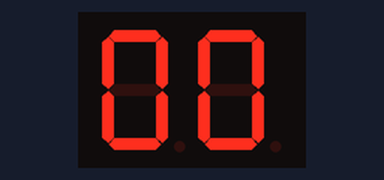
The sketch below on a simulated Arduino Uno, built with avr-gcc and run on an emulated ATmega328P. Parts: 2-digit seven-segment display. Wiring (inferred from the names in the program): 2-digit 7-segment display, segments lit when LOW: segments pin 11, A2, A1, pin 13, A0, pin 12, pin 9, pin 10; digit selects pin 7, pin 8. The segment pins are drawn as the display they are named for.

Above: at 0.1 s.
At 4.1 s:
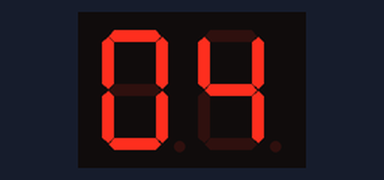
At 9.1 s:
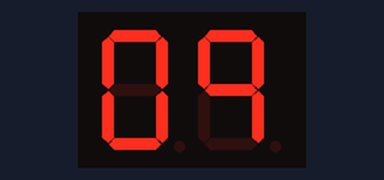
At 19.1 s:
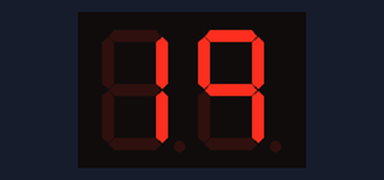
At 28.1 s:
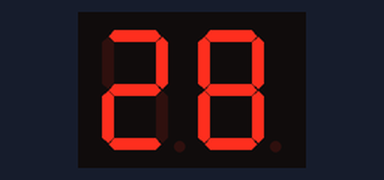
At 38.1 s:
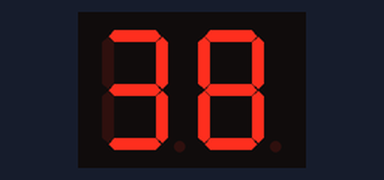

The sketch:

GS3_FND_180319.ino
```cpp
#define CROSS_TIME 2
#define COUNT_TIME 1000
#define FND_A 11
#define FND_B A2
#define FND_C A1
#define FND_D 13
#define FND_E A0
#define FND_F 12
#define FND_G 9
#define FND_H 10
#define FND_V0 7
#define FND_V1 8

// Numbers displayed on the FND
const char segment [ 10 ] = { 0x3f, 0x06, 0x5b, 0x4f, 0x66, 0x6d, 0x7d, 0x27, 0x7f, 0x67 } ;
const unsigned int pin [ 10 ] = { FND_A, FND_B, FND_C, FND_D, FND_E, FND_F, FND_G, FND_H, FND_V0, FND_V1 } ;
unsigned long preMillisCross, preMillisNum ;


void setup ( void )
{
	for ( int index = 0; index < 10; index++ )
		pinMode ( pin [ index ], OUTPUT );
}


void loop ( void )
{

	unsigned long curMillis = millis ( ) ;
	int shift, tempVoltage, tempNumber ;
	static int num = 0, numTen = 0, voltage = 1 ;

	// Every 2 milliseconds alternating between different segments
	if ( curMillis - preMillisCross > CROSS_TIME ) {
		preMillisCross = curMillis ;

		voltage=!voltage;
		if ( voltage == 1 ) {
			tempVoltage = FND_V1 ;
			tempNumber = numTen ;
		} else {
			tempVoltage = FND_V0 ;
			tempNumber = num ;
		}

		// Clear segments
		digitalWrite ( FND_V1, LOW ) ;
		digitalWrite ( FND_V0, LOW ) ;

		// Show number in segment
		for ( shift = 0; shift < 8; shift++ ) {
			if ( ( segment [ tempNumber ] & ( 0x01 << shift ) ) != 0 )
				// Active low
				digitalWrite ( pin [ shift ] , LOW ) ;
			else
				digitalWrite ( pin [ shift ], HIGH ) ;
		}

		// Turns power on the segment alternately
		for ( int i = FND_V0; i <= FND_V1; i++ ) {
			if ( i == tempVoltage )
				digitalWrite( i, HIGH ) ;
			else
				digitalWrite ( i, LOW ) ;
		}
	}

	// Increase the number displayed on the FND by 1 every second.
	if ( curMillis - preMillisNum >= COUNT_TIME ) {
		preMillisNum = curMillis ;

		num = ( num + 1 ) % 10;
		if ( num == 0 )
			numTen++ ;
		if ( numTen == 10 )
			numTen = 0 ;
	}
}
```

Measured:
- what the display in image 0 shows lasts 1.1 s, from 0.0 s to 1.1 s
